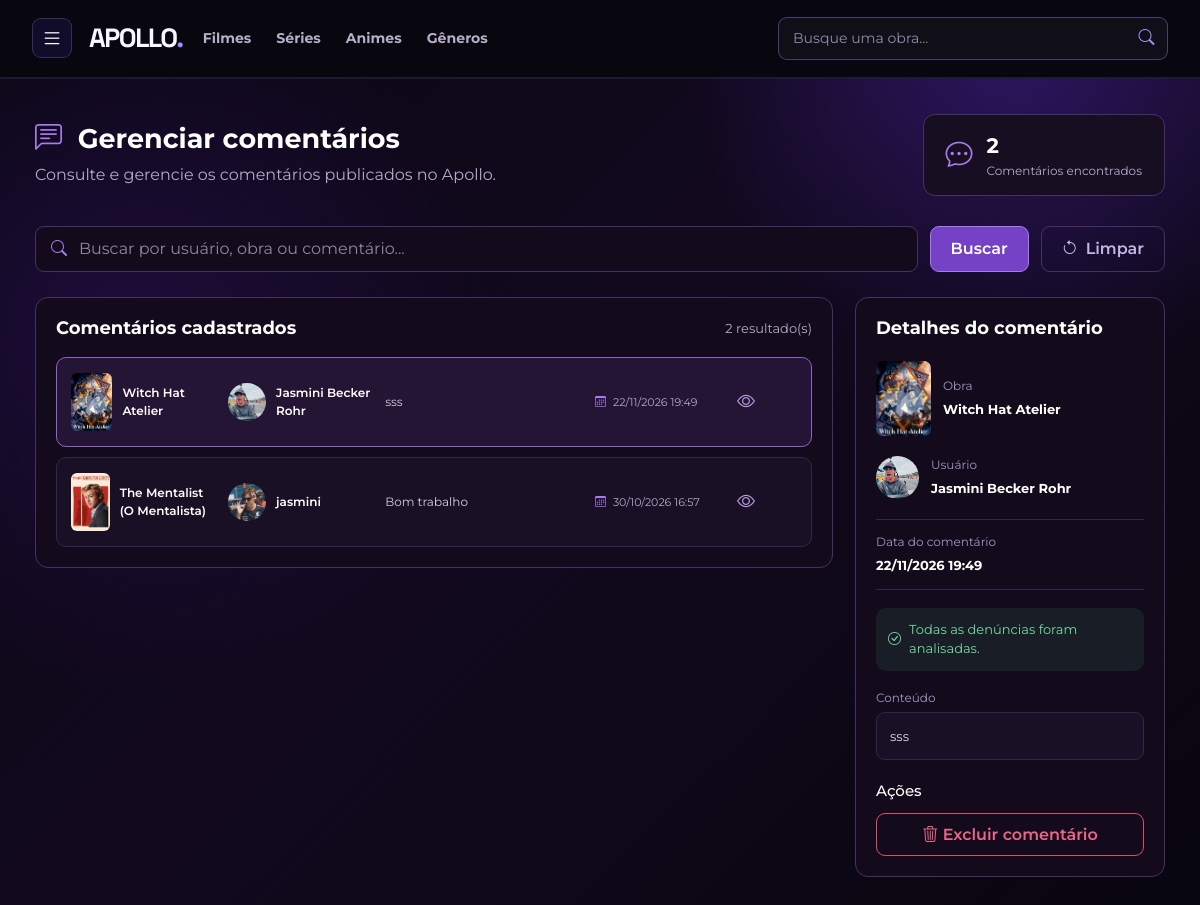
/adm/GerenciarComentarios.php (signed in), run on the app's committed database.
### tables this page shows
CREATE TABLE `comentarios` (
  `id` int UNSIGNED NOT NULL,
  `obra_id` int UNSIGNED NOT NULL,
  `usuario_id` int UNSIGNED NOT NULL,
  `comentario` text NOT NULL,
  `data_criacao` timestamp NULL DEFAULT CURRENT_TIMESTAMP
);

CREATE TABLE `obras` (
  `id` int UNSIGNED NOT NULL,
  `titulo` varchar(150) NOT NULL,
  `descricao` text,
  `tipo` varchar(50) NOT NULL,
  `ano_lancamento` year DEFAULT NULL,
  `classificacao` varchar(20) DEFAULT NULL,
  `duracao` varchar(50) DEFAULT NULL,
  `estudio` varchar(150) DEFAULT NULL,
  `capa` varchar(500) NOT NULL,
  `em_alta` tinyint(1) NOT NULL DEFAULT '0',
  `lancamento` tinyint(1) NOT NULL DEFAULT '0',
  `ativo` tinyint(1) NOT NULL DEFAULT '1',
  `data_criacao` timestamp NULL DEFAULT CURRENT_TIMESTAMP
);

CREATE TABLE `usuarios` (
  `id` int UNSIGNED NOT NULL,
  `nome` varchar(120) NOT NULL,
  `email` varchar(150) NOT NULL,
  `senha` varchar(255) NOT NULL,
  `tipo` enum('usuario','admin') NOT NULL DEFAULT 'usuario',
  `email_verificado` tinyint(1) NOT NULL DEFAULT '0',
  `foto` varchar(500) DEFAULT NULL,
  `bio` varchar(255) DEFAULT NULL,
  `criado_em` timestamp NULL DEFAULT CURRENT_TIMESTAMP
);

### www/includes/functions.php (called while the page is built, shortened)
<?php
$host = 'mysql';
$banco = 'pi_apollo';
$usuario = 'root';
$senhaBanco = '1234';
function conectarBanco()
{
    global $host, $banco, $usuario, $senhaBanco;
    static $conexao = null;
    if ($conexao === null) {
        $dsn = "mysql:host=$host;port=3306;dbname=$banco;charset=utf8mb4";
        $conexao = new PDO(
            $dsn,
            $usuario,
            $senhaBanco,
            [
                PDO::ATTR_ERRMODE => PDO::ERRMODE_EXCEPTION,
                PDO::ATTR_DEFAULT_FETCH_MODE => PDO::FETCH_ASSOC
            ]
        );
    }
    return $conexao;
}
function buscarComentariosAdmin($busca = '')
{
    $conexao = conectarBanco();
    $sql = "
        SELECT
            comentarios.id,
            comentarios.obra_id,
            comentarios.usuario_id,
            comentarios.comentario,
            comentarios.data_criacao,
            usuarios.nome AS nome_usuario,
            usuarios.foto AS foto_usuario,
            obras.titulo AS titulo_obra,
            obras.capa AS capa_obra,
            (
                SELECT COUNT(*)
                FROM denuncias_comentarios
                WHERE denuncias_comentarios.comentario_id = comentarios.id
            ) AS quantidade_denuncias,
            (
                SELECT COUNT(*)
                FROM denuncias_comentarios
                WHERE denuncias_comentarios.comentario_id = comentarios.id
                  AND denuncias_comentarios.analisada = 0
            ) AS denuncias_pendentes
        FROM comentarios
        INNER JOIN usuarios
            ON comentarios.usuario_id = usuarios.id
        INNER JOIN obras
            ON comentarios.obra_id = obras.id
    ";
    $parametros = [];
    $sql .= " ORDER BY comentarios.data_criacao DESC";
    $consulta = $conexao->prepare($sql);
    $consulta->execute($parametros);
    return $consulta->fetchAll(PDO::FETCH_ASSOC);
}

### www/adm/GerenciarComentarios.php (the view, shortened to what this page needs)
<?php
require_once __DIR__ . '/../includes/functions.php';
$busca = trim($_GET['busca'] ?? '');
$comentarios = buscarComentariosAdmin($busca);
$comentarioDetalhes = null;
if (!$comentarioDetalhes && !empty($comentarios)) {
    $comentarioDetalhes = $comentarios[0];
}
function escaparAdmin($valor)
{
    return htmlspecialchars((string) $valor, ENT_QUOTES, 'UTF-8');
}
$totalComentarios = count($comentarios);
?>
<!DOCTYPE html>
<html lang="pt-BR">
<head>
    <link
        href="https://cdn.jsdelivr.net/npm/bootstrap@5.3.8/dist/css/bootstrap.min.css"
        rel="stylesheet"
    >
    <link rel="stylesheet" href="../css/styles.css">
    <link
        rel="stylesheet"
        href="https://cdn.jsdelivr.net/npm/bootstrap-icons@1.11.3/font/bootstrap-icons.min.css"
    >
</head>
<body>
<header>
    <?php include __DIR__ . '/../menu.php'; ?>
</header>
<main class="container-fluid admin-comentarios">
    <div class="admin-comentarios-cabecalho">
        <div>
            <h1>
                <i class="bi bi-chat-left-text"></i>
                Gerenciar comentários
            </h1>
            <p>
                Consulte e gerencie os comentários publicados no Apollo.
            </p>
        </div>
        <div class="admin-comentarios-total">
            <i class="bi bi-chat-dots"></i>
            <div>
                <strong><?= $totalComentarios ?></strong>
                <span>Comentários encontrados</span>
            </div>
        </div>
    </div>
    <form method="GET" class="admin-comentarios-filtros">
        <div class="admin-comentarios-busca">
            <i class="bi bi-search"></i>
            <input
                type="text"
                name="busca"
                placeholder="Buscar por usuário, obra ou comentário..."
                value="<?= escaparAdmin($busca) ?>"
            >
        </div>
        <button type="submit" class="admin-comentarios-btn-buscar">
            Buscar
        </button>
        <a
            href="GerenciarComentarios.php"
            class="admin-comentarios-btn-limpar"
        >
            <i class="bi bi-arrow-counterclockwise"></i>
            Limpar
        </a>
    </form>
    <div class="admin-comentarios-layout">
        <section class="admin-comentarios-lista">
            <div class="admin-comentarios-lista-titulo">
                <h2>Comentários cadastrados</h2>
                <span>
                    <?= $totalComentarios ?> resultado(s)
                </span>
            </div>
            <?php if (!empty($comentarios)): ?>
                <div class="admin-comentarios-tabela">
                    <?php foreach ($comentarios as $comentario): ?>
                        <a
                            href="GerenciarComentarios.php?id=<?= (int) $comentario['id'] ?>&busca=<?= urlencode($busca) ?>"
                            class="admin-comentario-item <?= $comentarioDetalhes && (int) $comentarioDetalhes['id'] === (int) $comentario['id'] ? 'selecionado' : '' ?>"
                        >
                            <div class="admin-comentario-obra">
                                <?php if (!empty($comentario['capa_obra'])): ?>
                                    <img
                                        src="<?= escaparAdmin($comentario['capa_obra']) ?>"
                                        alt="Capa da obra"
                                    >
                                <?php else: ?>
                                    <div class="admin-comentario-sem-imagem">
                                        <i class="bi bi-film"></i>
                                    </div>
                                <?php endif; ?>
                                <span>
                                    <?= escaparAdmin($comentario['titulo_obra']) ?>
                                </span>
                            </div>
                            <div class="admin-comentario-usuario">
                                <?php if (!empty($comentario['foto_usuario'])): ?>
                                    <img
                                        src="<?= escaparAdmin($comentario['foto_usuario']) ?>"
                                        alt="Foto do usuário"
                                    >
                                <?php else: ?>
                                    <div class="admin-comentario-avatar">
                                        <i class="bi bi-person"></i>
                                    </div>
                                <?php endif; ?>
                                <span>
                                    <?= escaparAdmin($comentario['nome_usuario']) ?>
                                </span>
                            </div>
                            <div class="admin-comentario-texto">
                                <?= escaparAdmin($comentario['comentario']) ?>
                            </div>
                            <div class="admin-comentario-data">
                                <i class="bi bi-calendar3"></i>
                                <?= date(
                                    'd/m/Y H:i',
                                    strtotime($comentario['data_criacao'])
                                ) ?>
                            </div>
                            <div class="admin-comentario-acoes">
                                <i class="bi bi-eye" title="Visualizar detalhes"></i>
                            </div>
                        </a>
                    <?php endforeach; ?>
                </div>
            <?php endif; ?>
        </section>
        <aside class="admin-comentarios-detalhes">
            <h2>Detalhes do comentário</h2>
            <?php if ($comentarioDetalhes): ?>
                <div class="admin-comentario-detalhe-obra">
                    <?php if (!empty($comentarioDetalhes['capa_obra'])): ?>
                        <img
                            src="<?= escaparAdmin($comentarioDetalhes['capa_obra']) ?>"
                            alt="Capa da obra"
                        >
                    <?php endif; ?>
                    <div>
                        <span>Obra</span>
                        <strong>
                            <?= escaparAdmin($comentarioDetalhes['titulo_obra']) ?>
                        </strong>
                    </div>
                </div>
                <div class="admin-comentario-detalhe-usuario">
                    <?php if (!empty($comentarioDetalhes['foto_usuario'])): ?>
                        <img
                            src="<?= escaparAdmin($comentarioDetalhes['foto_usuario']) ?>"
                            alt="Foto do usuário"
                        >
                    <?php else: ?>
                        <div class="admin-comentario-avatar">
                            <i class="bi bi-person"></i>
                        </div>
                    <?php endif; ?>
                    <div>
                        <span>Usuário</span>
                        <strong>
                            <?= escaparAdmin($comentarioDetalhes['nome_usuario']) ?>
                        </strong>
                    </div>
                </div>
                <div class="admin-comentario-detalhe-data">
                    <span>Data do comentário</span>
                    <strong>
                        <?= date(
                            'd/m/Y H:i',
                            strtotime($comentarioDetalhes['data_criacao'])
                        ) ?>
                    </strong>
                </div>
                <?php if ((int) $comentarioDetalhes['denuncias_pendentes'] > 0): ?>
                    <div class="admin-comentario-aviso-denuncia">
                        <i class="bi bi-exclamation-triangle-fill"></i>
                        <div>
                            <strong>Comentário denunciado</strong>
                            <p>
                                Este comentário possui
                                <?= (int) $comentarioDetalhes['denuncias_pendentes'] ?>
                                denúncia(s) pendente(s) de análise.
                            </p>
                        </div>
                    </div>
                <?php elseif ((int) $comentarioDetalhes['quantidade_denuncias'] > 0): ?>
                    <div class="admin-comentario-sem-denuncia">
                        <i class="bi bi-check-circle"></i>
                        Todas as denúncias foram analisadas.
                    </div>
                <?php endif; ?>
                <div class="admin-comentario-detalhe-texto">
                    <span>Conteúdo</span>
                    <p>
                        <?= nl2br(escaparAdmin($comentarioDetalhes['comentario'])) ?>
                    </p>
                </div>
                <div class="admin-comentario-detalhe-acoes">
                    <h3>Ações</h3>
                    <form
                        method="POST"
                        onsubmit="return confirm('Tem certeza de que deseja excluir este comentário? Esta ação não pode ser desfeita.');"
                    >
                        <button
                            type="submit"
                            name="excluir_comentario"
                            class="admin-comentario-btn-excluir"
                        >
                            <i class="bi bi-trash3"></i>
                            Excluir comentário
                        </button>
                    </form>
                </div>
            <?php endif; ?>
        </aside>
    </div>
</main>
</body>
</html>

### data on the page
comentarios: obra.capa (picture), obra.titulo "Witch Hat Atelier", usuario.foto (picture), usuario.nome "Jasmini Becker Rohr", comentario "sss", data_criacao "22/11/2026 19:49"
comentarios: obra.capa (picture), obra.titulo "The Mentalist (O Mentalista)", usuario.foto (picture), usuario.nome "jasmini", comentario "Bom trabalho", data_criacao "30/10/2026 16:57"
obras: capa (picture), titulo "Witch Hat Atelier"
usuarios: foto (picture), nome "Jasmini Becker Rohr"

### other printed values
$totalComentarios "2"
